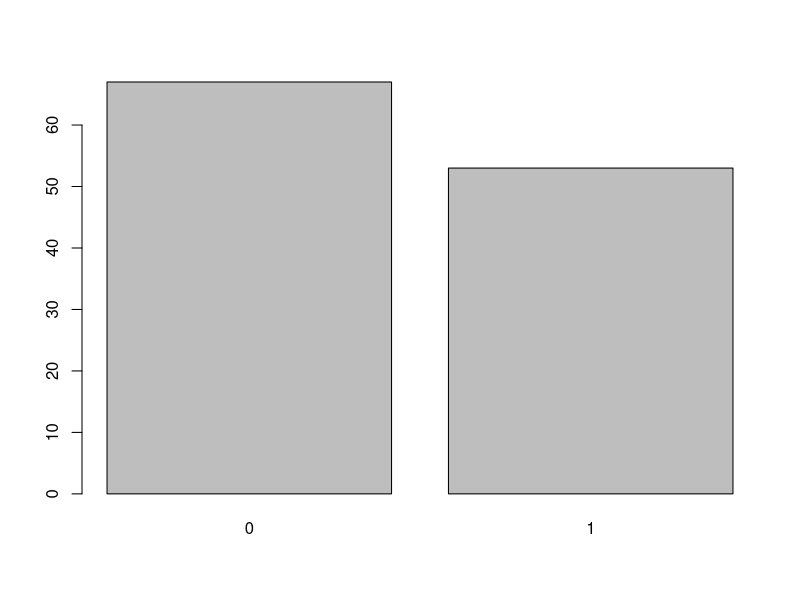
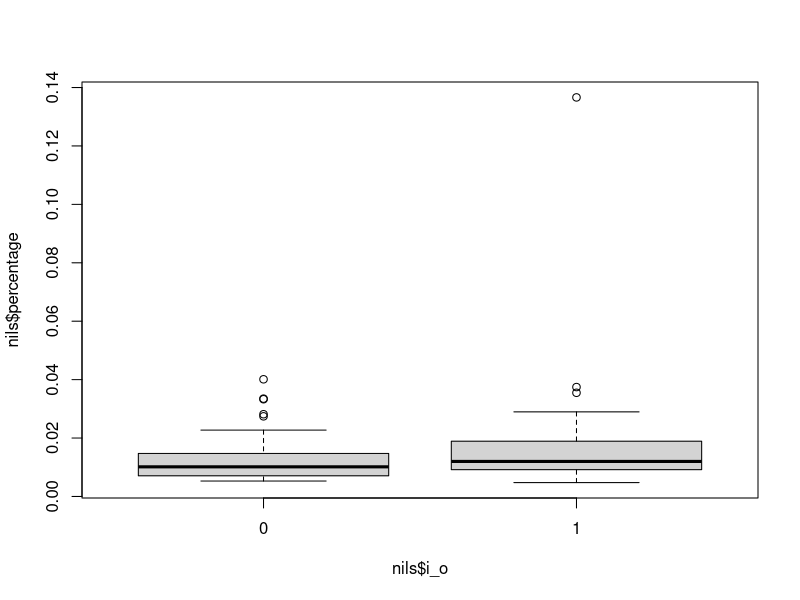
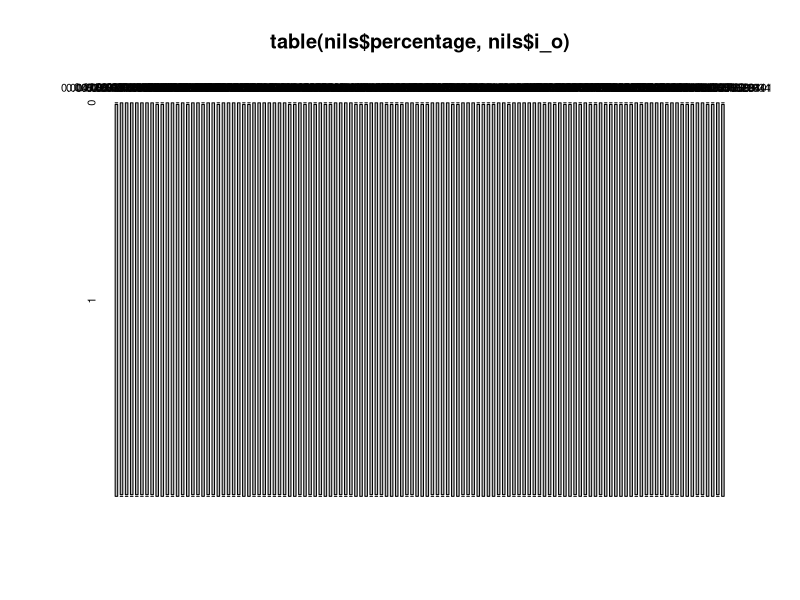
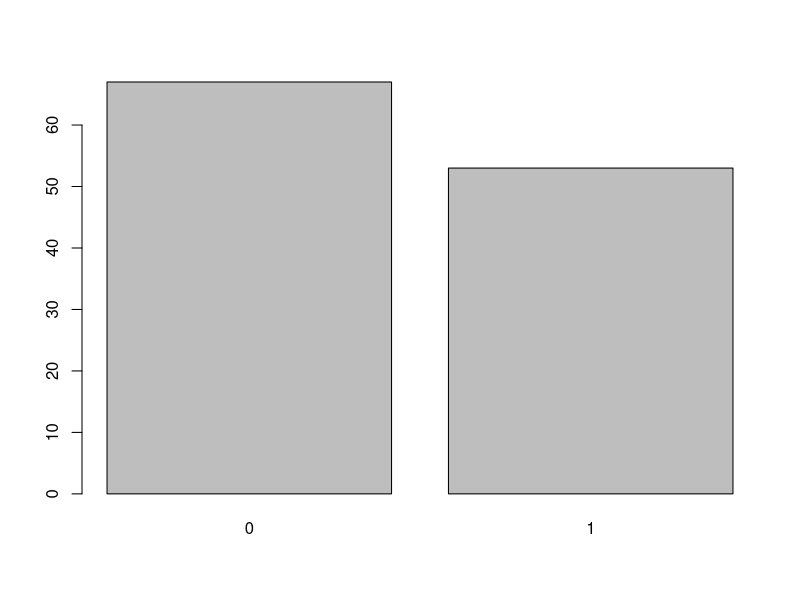
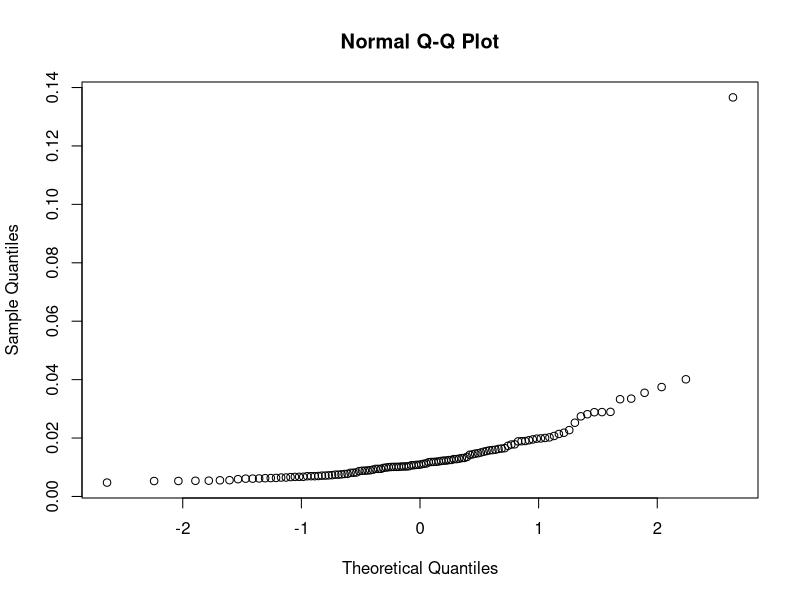

The R script that drew these images, in order: (Note: this script raises an error after producing the figures.)
nils <- read.csv("41330723.csv", stringsAsFactors = FALSE)
nils <- nils[1:120,]
nils <- nils[-1]

n <- length(nils)
for (i in 1:2){
  nils[[i]] <- gsub("\\,", "", nils[[i]])
  nils[[i]] <- as.numeric(nils[[i]])
  }
for (i in 1:length(nils$Inside.Outside.Footprint)){
  if (nils$Inside.Outside.Footprint[i] == "Inside"){
    nils$Inside.Outside.Footprint[i] = 1
  } else {
    nils$Inside.Outside.Footprint[i] = 0
  }
}

nils$Inside.Outside.Footprint <- as.numeric(nils$Inside.Outside.Footprint)


### models ####
m_1 <- lm(nils$Households.with.Account ~., data = nils)
summary(m_1)
library(lmtest)
resettest(m_1 , power=2, type="regressor")
resettest(m_1 , power=2, type="fitted") 

m_2 <- lm(nils$Households.with.Account ~ nils$Total.Households.in.Area, data = nils)
summary(m_2)

m_3 <- lm(nils$Households.with.Account ~ nils$Total.Households.in.Area*nils$Inside.Outside.Footprint, data = nils)
summary(m_3)

m_4 <- lm(nils$Households.with.Account ~ nils$Total.Households.in.Area + I(nils$Total.Households.in.Area^2) , data = nils)
summary(m_4)

percentage <- nils$Households.with.Account/nils$Total.Households.in.Area

nils <- cbind(nils, percentage)
names(nils)[1] <- "total_h"
names(nils)[2] <- "account_h"
names(nils)[3] <- "i_o"
m_5 <- lm(nils$percentage ~ nils$i_o, data = nils)
summary(m_5)

## exploring things 
cor(nils)
i_o.freq = table(nils$i_o)
barplot(i_o.freq)
boxplot(nils$percentage ~ nils$i_o)
by(nils$percentage, nils$i_o, summary)
mosaicplot(table(nils$percentage, nils$i_o))
barplot(table(nils$i_o))
shapiro.test(nils$i_o)
shapiro.test(nils$percentage)
qqnorm(nils$percentage)

ncvTest(lm_5)
qchisq(.95, 1)
# variance not normal


